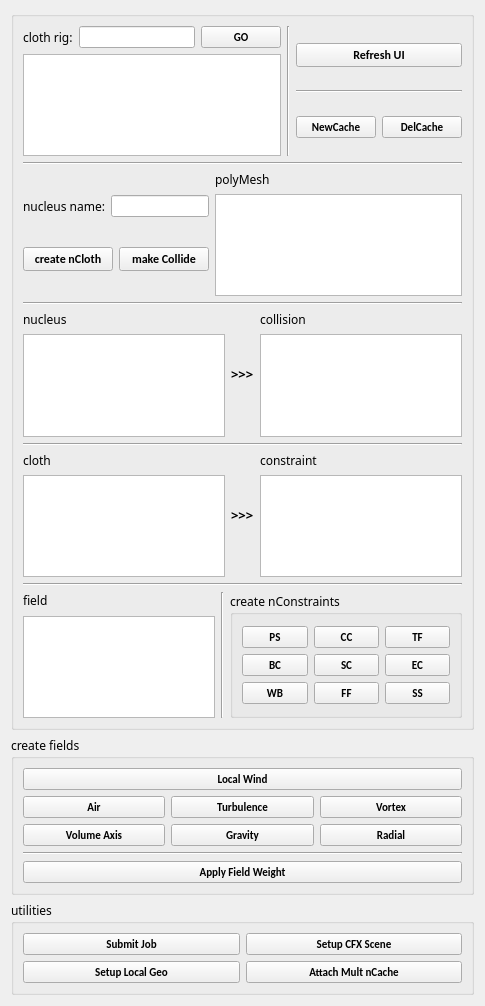
<?xml version="1.0" encoding="UTF-8"?>
<ui version="4.0">
 <class>Form</class>
 <widget class="QWidget" name="Form">
  <property name="geometry">
   <rect>
    <x>0</x>
    <y>0</y>
    <width>485</width>
    <height>1006</height>
   </rect>
  </property>
  <property name="sizePolicy">
   <sizepolicy hsizetype="Expanding" vsizetype="Expanding">
    <horstretch>0</horstretch>
    <verstretch>0</verstretch>
   </sizepolicy>
  </property>
  <property name="minimumSize">
   <size>
    <width>485</width>
    <height>1006</height>
   </size>
  </property>
  <property name="maximumSize">
   <size>
    <width>10000</width>
    <height>10000</height>
   </size>
  </property>
  <property name="windowTitle">
   <string>Form</string>
  </property>
  <property name="toolTip">
   <string>test</string>
  </property>
  <property name="toolTipDuration">
   <number>1</number>
  </property>
  <layout class="QGridLayout" name="gridLayout_5">
   <item row="0" column="0">
    <widget class="QGroupBox" name="groupBox_2">
     <property name="minimumSize">
      <size>
       <width>0</width>
       <height>0</height>
      </size>
     </property>
     <property name="title">
      <string/>
     </property>
     <layout class="QGridLayout" name="gridLayout">
      <item row="10" column="0">
       <widget class="Line" name="line_2">
        <property name="orientation">
         <enum>Qt::Horizontal</enum>
        </property>
       </widget>
      </item>
      <item row="8" column="0">
       <layout class="QHBoxLayout" name="horizontalLayout_3">
        <item>
         <layout class="QVBoxLayout" name="verticalLayout_7">
          <item>
           <widget class="QLabel" name="label">
            <property name="font">
             <font>
              <family>Impact</family>
              <pointsize>9</pointsize>
             </font>
            </property>
            <property name="text">
             <string>cloth</string>
            </property>
           </widget>
          </item>
          <item>
           <widget class="QListWidget" name="clothList">
            <property name="selectionMode">
             <enum>QAbstractItemView::ExtendedSelection</enum>
            </property>
           </widget>
          </item>
         </layout>
        </item>
        <item>
         <widget class="QLabel" name="label_6">
          <property name="font">
           <font>
            <family>Myriad Pro</family>
            <pointsize>10</pointsize>
            <weight>75</weight>
            <bold>true</bold>
           </font>
          </property>
          <property name="text">
           <string>&gt;&gt;&gt;</string>
          </property>
         </widget>
        </item>
        <item>
         <layout class="QVBoxLayout" name="verticalLayout">
          <item>
           <widget class="QLabel" name="label_9">
            <property name="font">
             <font>
              <family>Impact</family>
              <pointsize>9</pointsize>
             </font>
            </property>
            <property name="text">
             <string>constraint</string>
            </property>
           </widget>
          </item>
          <item>
           <widget class="QListWidget" name="constraintList">
            <property name="selectionMode">
             <enum>QAbstractItemView::ExtendedSelection</enum>
            </property>
           </widget>
          </item>
         </layout>
        </item>
       </layout>
      </item>
      <item row="9" column="0">
       <layout class="QVBoxLayout" name="verticalLayout_8"/>
      </item>
      <item row="7" column="0">
       <widget class="Line" name="line_3">
        <property name="orientation">
         <enum>Qt::Horizontal</enum>
        </property>
       </widget>
      </item>
      <item row="11" column="0">
       <layout class="QHBoxLayout" name="horizontalLayout_7">
        <item>
         <layout class="QVBoxLayout" name="verticalLayout_10" stretch="0,0">
          <property name="spacing">
           <number>7</number>
          </property>
          <property name="sizeConstraint">
           <enum>QLayout::SetDefaultConstraint</enum>
          </property>
          <item>
           <widget class="QLabel" name="label_7">
            <property name="font">
             <font>
              <family>Impact</family>
              <pointsize>9</pointsize>
             </font>
            </property>
            <property name="text">
             <string>field</string>
            </property>
           </widget>
          </item>
          <item>
           <widget class="QListWidget" name="fieldList">
            <property name="minimumSize">
             <size>
              <width>0</width>
              <height>0</height>
             </size>
            </property>
            <property name="selectionMode">
             <enum>QAbstractItemView::ExtendedSelection</enum>
            </property>
           </widget>
          </item>
         </layout>
        </item>
        <item>
         <widget class="Line" name="line_6">
          <property name="orientation">
           <enum>Qt::Vertical</enum>
          </property>
         </widget>
        </item>
        <item>
         <widget class="QGroupBox" name="groupBox">
          <property name="enabled">
           <bool>true</bool>
          </property>
          <property name="minimumSize">
           <size>
            <width>232</width>
            <height>0</height>
           </size>
          </property>
          <property name="maximumSize">
           <size>
            <width>16777215</width>
            <height>16777215</height>
           </size>
          </property>
          <property name="font">
           <font>
            <family>Impact</family>
            <pointsize>9</pointsize>
           </font>
          </property>
          <property name="title">
           <string>create nConstraints</string>
          </property>
          <layout class="QGridLayout" name="gridLayout_2">
           <item row="0" column="0">
            <layout class="QGridLayout" name="gridLayout_3">
             <item row="0" column="0">
              <widget class="QPushButton" name="PSButton">
               <property name="font">
                <font>
                 <family>Calibri</family>
                 <pointsize>8</pointsize>
                 <weight>75</weight>
                 <bold>true</bold>
                </font>
               </property>
               <property name="text">
                <string>PS</string>
               </property>
               <property name="icon">
                <iconset>
                 <normaloff>icons/nConstraintPointoSurface.png</normaloff>icons/nConstraintPointoSurface.png</iconset>
               </property>
              </widget>
             </item>
             <item row="2" column="1">
              <widget class="QPushButton" name="SCButton">
               <property name="font">
                <font>
                 <family>Calibri</family>
                 <pointsize>8</pointsize>
                 <weight>75</weight>
                 <bold>true</bold>
                </font>
               </property>
               <property name="text">
                <string>SC</string>
               </property>
               <property name="icon">
                <iconset>
                 <normaloff>icons/nConstraintStretchComponent.png</normaloff>icons/nConstraintStretchComponent.png</iconset>
               </property>
              </widget>
             </item>
             <item row="0" column="1">
              <widget class="QPushButton" name="CCButton">
               <property name="font">
                <font>
                 <family>Calibri</family>
                 <pointsize>8</pointsize>
                 <weight>75</weight>
                 <bold>true</bold>
                </font>
               </property>
               <property name="text">
                <string>CC</string>
               </property>
               <property name="icon">
                <iconset>
                 <normaloff>icons/nConstraintComponentComponent.png</normaloff>icons/nConstraintComponentComponent.png</iconset>
               </property>
              </widget>
             </item>
             <item row="0" column="2">
              <widget class="QPushButton" name="TFButton">
               <property name="font">
                <font>
                 <family>Calibri</family>
                 <pointsize>8</pointsize>
                 <weight>75</weight>
                 <bold>true</bold>
                </font>
               </property>
               <property name="text">
                <string>TF</string>
               </property>
               <property name="icon">
                <iconset>
                 <normaloff>icons/nConstraintTransform.png</normaloff>icons/nConstraintTransform.png</iconset>
               </property>
              </widget>
             </item>
             <item row="2" column="0">
              <widget class="QPushButton" name="BCButton">
               <property name="font">
                <font>
                 <family>Calibri</family>
                 <pointsize>8</pointsize>
                 <weight>75</weight>
                 <bold>true</bold>
                </font>
               </property>
               <property name="text">
                <string>BC</string>
               </property>
               <property name="icon">
                <iconset>
                 <normaloff>icons/nConstraintBendComponent.png</normaloff>icons/nConstraintBendComponent.png</iconset>
               </property>
              </widget>
             </item>
             <item row="3" column="0">
              <widget class="QPushButton" name="WBButton">
               <property name="font">
                <font>
                 <family>Calibri</family>
                 <pointsize>8</pointsize>
                 <weight>75</weight>
                 <bold>true</bold>
                </font>
               </property>
               <property name="text">
                <string>WB</string>
               </property>
               <property name="icon">
                <iconset>
                 <normaloff>icons/nConstraintWeldBorders.png</normaloff>icons/nConstraintWeldBorders.png</iconset>
               </property>
              </widget>
             </item>
             <item row="3" column="1">
              <widget class="QPushButton" name="FFButton">
               <property name="font">
                <font>
                 <family>Calibri</family>
                 <pointsize>8</pointsize>
                 <weight>75</weight>
                 <bold>true</bold>
                </font>
               </property>
               <property name="text">
                <string>FF</string>
               </property>
               <property name="icon">
                <iconset>
                 <normaloff>icons/nConstraintForceField.png</normaloff>icons/nConstraintForceField.png</iconset>
               </property>
              </widget>
             </item>
             <item row="3" column="2">
              <widget class="QPushButton" name="SSButton">
               <property name="font">
                <font>
                 <family>Calibri</family>
                 <pointsize>8</pointsize>
                 <weight>75</weight>
                 <bold>true</bold>
                </font>
               </property>
               <property name="text">
                <string>SS</string>
               </property>
               <property name="icon">
                <iconset>
                 <normaloff>icons/nConstraintSlideonSurface.png</normaloff>icons/nConstraintSlideonSurface.png</iconset>
               </property>
              </widget>
             </item>
             <item row="2" column="2">
              <widget class="QPushButton" name="ECButton">
               <property name="font">
                <font>
                 <family>Calibri</family>
                 <pointsize>8</pointsize>
                 <weight>75</weight>
                 <bold>true</bold>
                </font>
               </property>
               <property name="text">
                <string>EC</string>
               </property>
               <property name="icon">
                <iconset>
                 <normaloff>icons/nConstraintExcludeCollision.png</normaloff>icons/nConstraintExcludeCollision.png</iconset>
               </property>
              </widget>
             </item>
            </layout>
           </item>
          </layout>
         </widget>
        </item>
       </layout>
      </item>
      <item row="1" column="0">
       <widget class="Line" name="line_4">
        <property name="orientation">
         <enum>Qt::Horizontal</enum>
        </property>
       </widget>
      </item>
      <item row="0" column="0">
       <layout class="QHBoxLayout" name="horizontalLayout_2">
        <item>
         <layout class="QVBoxLayout" name="verticalLayout_11">
          <item>
           <layout class="QHBoxLayout" name="horizontalLayout_6">
            <item>
             <widget class="QLabel" name="label_11">
              <property name="font">
               <font>
                <family>Impact</family>
                <pointsize>9</pointsize>
                <weight>50</weight>
                <italic>false</italic>
                <bold>false</bold>
                <underline>false</underline>
                <stylestrategy>PreferDefault</stylestrategy>
                <kerning>true</kerning>
               </font>
              </property>
              <property name="cursor">
               <cursorShape>ArrowCursor</cursorShape>
              </property>
              <property name="mouseTracking">
               <bool>false</bool>
              </property>
              <property name="text">
               <string>cloth rig:</string>
              </property>
             </widget>
            </item>
            <item>
             <widget class="QLineEdit" name="clothRig_name">
              <property name="enabled">
               <bool>true</bool>
              </property>
             </widget>
            </item>
            <item>
             <widget class="QPushButton" name="createClothRigButton">
              <property name="font">
               <font>
                <family>Calibri</family>
                <pointsize>8</pointsize>
                <weight>75</weight>
                <bold>true</bold>
               </font>
              </property>
              <property name="text">
               <string>GO</string>
              </property>
             </widget>
            </item>
           </layout>
          </item>
          <item>
           <widget class="QListWidget" name="clothRigList">
            <property name="enabled">
             <bool>true</bool>
            </property>
           </widget>
          </item>
         </layout>
        </item>
        <item>
         <widget class="Line" name="line_8">
          <property name="orientation">
           <enum>Qt::Vertical</enum>
          </property>
         </widget>
        </item>
        <item>
         <layout class="QVBoxLayout" name="verticalLayout_3">
          <item>
           <widget class="QPushButton" name="refreshButton">
            <property name="font">
             <font>
              <family>Calibri</family>
              <pointsize>9</pointsize>
              <weight>75</weight>
              <bold>true</bold>
             </font>
            </property>
            <property name="text">
             <string>Refresh UI</string>
            </property>
            <property name="icon">
             <iconset>
              <normaloff>icons/refresh.png</normaloff>icons/refresh.png</iconset>
            </property>
           </widget>
          </item>
          <item>
           <widget class="Line" name="line_7">
            <property name="orientation">
             <enum>Qt::Horizontal</enum>
            </property>
           </widget>
          </item>
          <item>
           <layout class="QGridLayout" name="gridLayout_10">
            <item row="1" column="1">
             <widget class="QPushButton" name="delCacheButton">
              <property name="font">
               <font>
                <family>Calibri</family>
                <pointsize>8</pointsize>
                <weight>75</weight>
                <bold>true</bold>
               </font>
              </property>
              <property name="text">
               <string>DelCache</string>
              </property>
              <property name="icon">
               <iconset>
                <normaloff>icons/nClothCacheDelete.png</normaloff>icons/nClothCacheDelete.png</iconset>
              </property>
             </widget>
            </item>
            <item row="1" column="0">
             <widget class="QPushButton" name="newCacheButton">
              <property name="font">
               <font>
                <family>Calibri</family>
                <pointsize>8</pointsize>
                <weight>75</weight>
                <bold>true</bold>
               </font>
              </property>
              <property name="toolTip">
               <string>test</string>
              </property>
              <property name="toolTipDuration">
               <number>1</number>
              </property>
              <property name="statusTip">
               <string>aaa</string>
              </property>
              <property name="text">
               <string>NewCache</string>
              </property>
              <property name="icon">
               <iconset>
                <normaloff>icons/nClothCacheCreate.png</normaloff>icons/nClothCacheCreate.png</iconset>
              </property>
             </widget>
            </item>
           </layout>
          </item>
         </layout>
        </item>
       </layout>
      </item>
      <item row="4" column="0">
       <layout class="QHBoxLayout" name="horizontalLayout">
        <item>
         <layout class="QVBoxLayout" name="verticalLayout_5">
          <item>
           <widget class="QLabel" name="label_2">
            <property name="font">
             <font>
              <family>Impact</family>
              <pointsize>9</pointsize>
              <weight>50</weight>
              <italic>false</italic>
              <bold>false</bold>
             </font>
            </property>
            <property name="text">
             <string>nucleus</string>
            </property>
           </widget>
          </item>
          <item>
           <widget class="QListWidget" name="nucleusList">
            <property name="selectionMode">
             <enum>QAbstractItemView::ExtendedSelection</enum>
            </property>
           </widget>
          </item>
         </layout>
        </item>
        <item>
         <widget class="QLabel" name="label_3">
          <property name="font">
           <font>
            <family>Myriad Pro</family>
            <pointsize>10</pointsize>
            <weight>75</weight>
            <bold>true</bold>
           </font>
          </property>
          <property name="text">
           <string>&gt;&gt;&gt;</string>
          </property>
         </widget>
        </item>
        <item>
         <layout class="QVBoxLayout" name="verticalLayout_6">
          <item>
           <widget class="QLabel" name="label_5">
            <property name="font">
             <font>
              <family>Impact</family>
              <pointsize>9</pointsize>
             </font>
            </property>
            <property name="text">
             <string>collision</string>
            </property>
           </widget>
          </item>
          <item>
           <widget class="QListWidget" name="collisionList">
            <property name="selectionMode">
             <enum>QAbstractItemView::ExtendedSelection</enum>
            </property>
           </widget>
          </item>
         </layout>
        </item>
       </layout>
      </item>
      <item row="2" column="0">
       <layout class="QGridLayout" name="gridLayout_4">
        <item row="0" column="0">
         <layout class="QVBoxLayout" name="verticalLayout_9">
          <item>
           <layout class="QHBoxLayout" name="horizontalLayout_4">
            <item>
             <widget class="QLabel" name="label_8">
              <property name="font">
               <font>
                <family>Impact</family>
                <pointsize>9</pointsize>
               </font>
              </property>
              <property name="text">
               <string>nucleus name:</string>
              </property>
             </widget>
            </item>
            <item>
             <widget class="QLineEdit" name="nucleus_name"/>
            </item>
           </layout>
          </item>
          <item>
           <layout class="QHBoxLayout" name="horizontalLayout_5">
            <item>
             <widget class="QPushButton" name="createNClothButton">
              <property name="font">
               <font>
                <family>Calibri</family>
                <pointsize>9</pointsize>
                <weight>75</weight>
                <italic>false</italic>
                <bold>true</bold>
               </font>
              </property>
              <property name="text">
               <string>create nCloth</string>
              </property>
              <property name="icon">
               <iconset>
                <normaloff>icons/nClothCreate.png</normaloff>icons/nClothCreate.png</iconset>
              </property>
             </widget>
            </item>
            <item>
             <widget class="QPushButton" name="makeCollideButton">
              <property name="font">
               <font>
                <family>Calibri</family>
                <pointsize>9</pointsize>
                <weight>75</weight>
                <italic>false</italic>
                <bold>true</bold>
               </font>
              </property>
              <property name="text">
               <string>make Collide</string>
              </property>
              <property name="icon">
               <iconset>
                <normaloff>icons/nClothCreatePassive.png</normaloff>icons/nClothCreatePassive.png</iconset>
              </property>
             </widget>
            </item>
           </layout>
          </item>
         </layout>
        </item>
        <item row="0" column="1">
         <layout class="QVBoxLayout" name="verticalLayout_2">
          <item>
           <widget class="QLabel" name="label_10">
            <property name="font">
             <font>
              <family>Impact</family>
              <pointsize>9</pointsize>
             </font>
            </property>
            <property name="text">
             <string>polyMesh</string>
            </property>
           </widget>
          </item>
          <item>
           <widget class="QListWidget" name="polyMeshList">
            <property name="selectionMode">
             <enum>QAbstractItemView::ExtendedSelection</enum>
            </property>
           </widget>
          </item>
         </layout>
        </item>
       </layout>
      </item>
      <item row="3" column="0">
       <widget class="Line" name="line">
        <property name="orientation">
         <enum>Qt::Horizontal</enum>
        </property>
       </widget>
      </item>
     </layout>
    </widget>
   </item>
   <item row="1" column="0">
    <widget class="QGroupBox" name="groupBox_3">
     <property name="font">
      <font>
       <family>Impact</family>
       <pointsize>9</pointsize>
      </font>
     </property>
     <property name="title">
      <string>create fields</string>
     </property>
     <layout class="QGridLayout" name="gridLayout_6">
      <item row="2" column="0">
       <widget class="Line" name="line_5">
        <property name="orientation">
         <enum>Qt::Horizontal</enum>
        </property>
       </widget>
      </item>
      <item row="0" column="0">
       <widget class="QPushButton" name="localWindButton">
        <property name="font">
         <font>
          <family>Calibri</family>
          <pointsize>8</pointsize>
          <weight>75</weight>
          <bold>true</bold>
         </font>
        </property>
        <property name="text">
         <string>Local Wind</string>
        </property>
        <property name="icon">
         <iconset>
          <normaloff>icons/posEmitter.png</normaloff>icons/posEmitter.png</iconset>
        </property>
       </widget>
      </item>
      <item row="1" column="0">
       <layout class="QGridLayout" name="gridLayout_7">
        <item row="0" column="2">
         <widget class="QPushButton" name="vortexButton">
          <property name="font">
           <font>
            <family>Calibri</family>
            <pointsize>8</pointsize>
            <weight>75</weight>
            <bold>true</bold>
           </font>
          </property>
          <property name="text">
           <string>Vortex</string>
          </property>
          <property name="icon">
           <iconset>
            <normaloff>icons/posVortex.png</normaloff>icons/posVortex.png</iconset>
          </property>
         </widget>
        </item>
        <item row="0" column="1">
         <widget class="QPushButton" name="turbulenceButton">
          <property name="font">
           <font>
            <family>Calibri</family>
            <pointsize>8</pointsize>
            <weight>75</weight>
            <bold>true</bold>
           </font>
          </property>
          <property name="text">
           <string>Turbulence</string>
          </property>
          <property name="icon">
           <iconset>
            <normaloff>icons/posTurbulence.png</normaloff>icons/posTurbulence.png</iconset>
          </property>
         </widget>
        </item>
        <item row="0" column="0">
         <widget class="QPushButton" name="airButton">
          <property name="font">
           <font>
            <family>Calibri</family>
            <pointsize>8</pointsize>
            <weight>75</weight>
            <bold>true</bold>
           </font>
          </property>
          <property name="text">
           <string>Air</string>
          </property>
          <property name="icon">
           <iconset>
            <normaloff>icons/posAir.png</normaloff>icons/posAir.png</iconset>
          </property>
         </widget>
        </item>
        <item row="1" column="0">
         <widget class="QPushButton" name="volumeAxisButton">
          <property name="font">
           <font>
            <family>Calibri</family>
            <pointsize>8</pointsize>
            <weight>75</weight>
            <bold>true</bold>
           </font>
          </property>
          <property name="text">
           <string>Volume Axis</string>
          </property>
          <property name="icon">
           <iconset>
            <normaloff>icons/posVolumeAxis.png</normaloff>icons/posVolumeAxis.png</iconset>
          </property>
         </widget>
        </item>
        <item row="1" column="2">
         <widget class="QPushButton" name="radialButton">
          <property name="font">
           <font>
            <family>Calibri</family>
            <pointsize>8</pointsize>
            <weight>75</weight>
            <bold>true</bold>
           </font>
          </property>
          <property name="text">
           <string>Radial</string>
          </property>
          <property name="icon">
           <iconset>
            <normaloff>icons/posRadial.png</normaloff>icons/posRadial.png</iconset>
          </property>
         </widget>
        </item>
        <item row="1" column="1">
         <widget class="QPushButton" name="gravityButton">
          <property name="font">
           <font>
            <family>Calibri</family>
            <pointsize>8</pointsize>
            <weight>75</weight>
            <bold>true</bold>
           </font>
          </property>
          <property name="text">
           <string>Gravity</string>
          </property>
          <property name="icon">
           <iconset>
            <normaloff>icons/posGravity.png</normaloff>icons/posGravity.png</iconset>
          </property>
         </widget>
        </item>
       </layout>
      </item>
      <item row="3" column="0">
       <widget class="QPushButton" name="applyFieldWeightButton">
        <property name="font">
         <font>
          <family>Calibri</family>
          <pointsize>8</pointsize>
          <weight>75</weight>
          <bold>true</bold>
         </font>
        </property>
        <property name="text">
         <string>Apply Field Weight</string>
        </property>
        <property name="icon">
         <iconset>
          <normaloff>icons/art3dPaint.png</normaloff>icons/art3dPaint.png</iconset>
        </property>
       </widget>
      </item>
     </layout>
    </widget>
   </item>
   <item row="2" column="0">
    <widget class="QGroupBox" name="groupBox_4">
     <property name="font">
      <font>
       <family>Impact</family>
       <pointsize>9</pointsize>
      </font>
     </property>
     <property name="title">
      <string>utilities</string>
     </property>
     <layout class="QGridLayout" name="gridLayout_8">
      <item row="1" column="0">
       <layout class="QGridLayout" name="gridLayout_9">
        <item row="0" column="1">
         <widget class="QPushButton" name="setupCFXSceneButton">
          <property name="font">
           <font>
            <family>Calibri</family>
            <pointsize>8</pointsize>
            <weight>75</weight>
            <bold>true</bold>
           </font>
          </property>
          <property name="text">
           <string>Setup CFX Scene</string>
          </property>
          <property name="icon">
           <iconset>
            <normaloff>icons/polyDuplicateFacet.png</normaloff>icons/polyDuplicateFacet.png</iconset>
          </property>
         </widget>
        </item>
        <item row="0" column="0">
         <widget class="QPushButton" name="submitJobButton">
          <property name="font">
           <font>
            <family>Calibri</family>
            <pointsize>8</pointsize>
            <weight>75</weight>
            <bold>true</bold>
           </font>
          </property>
          <property name="text">
           <string>Submit Job</string>
          </property>
          <property name="icon">
           <iconset>
            <normaloff>icons/timeplay.png</normaloff>icons/timeplay.png</iconset>
          </property>
         </widget>
        </item>
        <item row="1" column="1">
         <widget class="QPushButton" name="attachMultnCacheButton">
          <property name="font">
           <font>
            <family>Calibri</family>
            <pointsize>8</pointsize>
            <weight>75</weight>
            <bold>true</bold>
           </font>
          </property>
          <property name="text">
           <string>Attach Mult nCache</string>
          </property>
          <property name="icon">
           <iconset>
            <normaloff>icons/nClothCacheExisting.png</normaloff>icons/nClothCacheExisting.png</iconset>
          </property>
         </widget>
        </item>
        <item row="1" column="0">
         <widget class="QPushButton" name="setupLocalGeoButton">
          <property name="font">
           <font>
            <family>Calibri</family>
            <pointsize>8</pointsize>
            <weight>75</weight>
            <bold>true</bold>
           </font>
          </property>
          <property name="text">
           <string>Setup Local Geo</string>
          </property>
          <property name="icon">
           <iconset>
            <normaloff>icons/polyUnite.png</normaloff>icons/polyUnite.png</iconset>
          </property>
         </widget>
        </item>
       </layout>
      </item>
     </layout>
    </widget>
   </item>
  </layout>
 </widget>
 <resources/>
 <connections/>
</ui>
